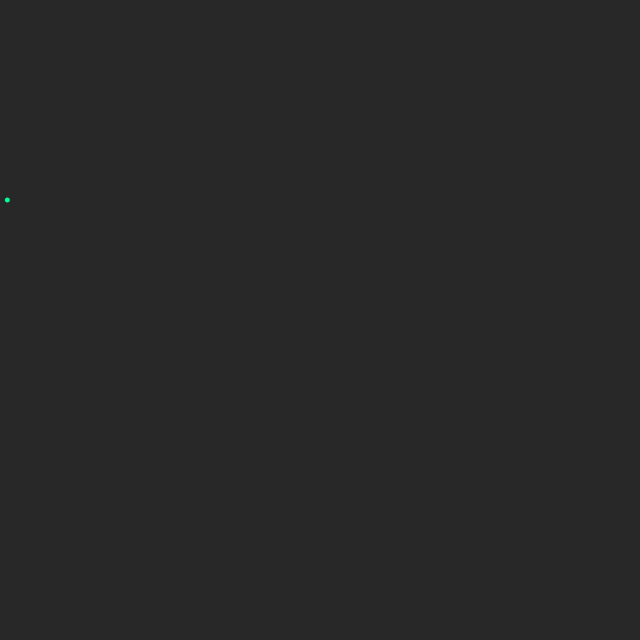
Frame 1 (no input)
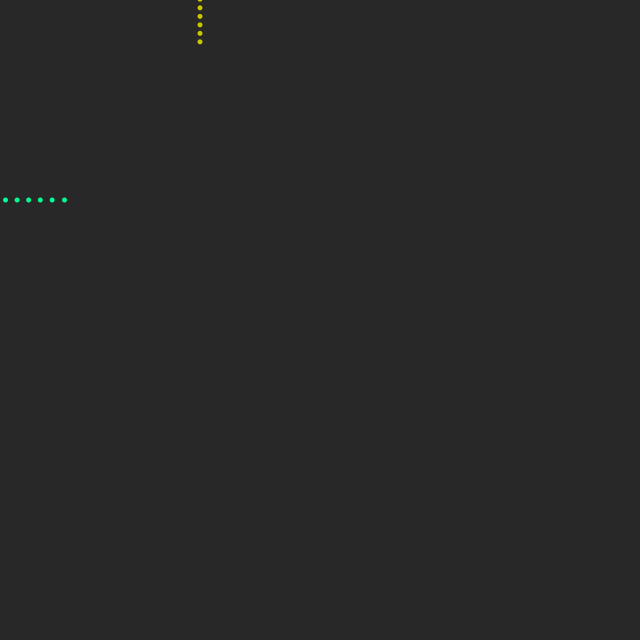
Frame 60 (the mouse pressed at the canvas centre just before this capture)
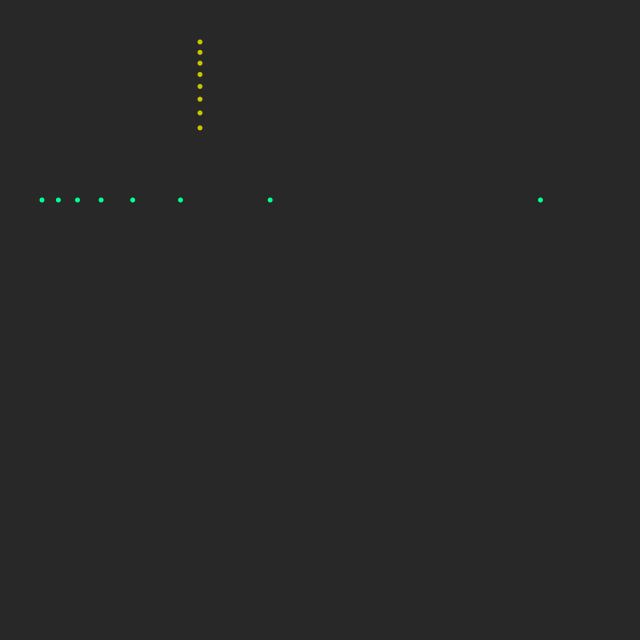
Frame 120 (the mouse held since frame 60 and released just before this capture)

The Processing sketch that drew these frames (run headless with seeded random() and noise(); from frame 60 on, the mouse is pressed at the canvas centre):

// Processing sketch: TravelingDots
// ── TravelingDots.pde
// Idea from https://openprocessing.org/sketch/172638
float a = 150;
int count = 3;

Dots dots = new Dots(50);

void setup() {
  size(640, 640);
  noStroke();
  fill(0, 255, 150);
}

void draw() {
  background(40);
  //translate(width/2, height/2);
  dots.travelHorizontal(20, color(0, 255, 150));
  dots.travelVertical(20, color(200, 200, 0));
}

// ── dots.pde
class Dots {
    float d;
    
    Dots(float d) {
        this.d = d;
    }   
        
    void travelHorizontal(int posVert, color c) {
        pushMatrix();
        
        noStroke();
        fill(c);

        for (int i = 0; i < 360; i+=d) {
            float x = i/(d/6)+tan(radians(dist(i/(d/6), i/(d/2), 0, 0)+posVert*50+frameCount))*d;
            ellipse(x, posVert*10, 5, 5); 
        }
        popMatrix();
    }

    void travelVertical(int posHoriz, color c) {
        pushMatrix();
        
        noStroke();
        fill(c);

        for (int i = 0; i < 360; i+=d) {
            float y = i/(d/6)+tan(radians(dist(i/(d/2), i/(d/2), 0, 0)+posHoriz*50+frameCount))*d;
            ellipse(posHoriz*10, y, 5, 5); 
        }
        popMatrix();
    }

}
